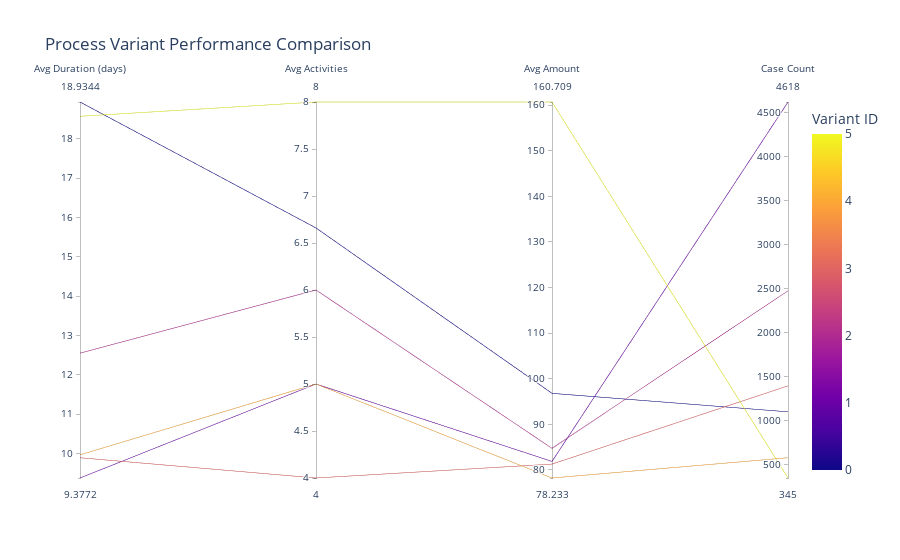

The code cell stored with this chart in its notebook:
### Code cell
# 6. Performance Benchmarking
# =========================

print("\n--- Performance Benchmarking ---")

# Compare performance metrics across different process variants
variant_performance = case_data.groupby('variant_id').agg({
    'duration_days': ['mean', 'median', 'std', 'count'],
    'activity_count': 'mean',
    'case:Amount': 'mean'
}).reset_index()

# Flatten multi-level columns
variant_performance.columns = ['_'.join(col).strip('_') if col[1] else col[0] for col in variant_performance.columns]

print("\nPerformance Metrics by Process Variant:")
print(variant_performance)

# Map variant_id to numerical values for coloring
variant_id_mapping = {variant: idx for idx, variant in enumerate(variant_performance['variant_id'].unique())}
variant_performance['variant_id_num'] = variant_performance['variant_id'].map(variant_id_mapping)

# Visualize performance comparison
fig = px.parallel_coordinates(
    variant_performance,
    dimensions=['duration_days_mean', 'activity_count_mean', 'case:Amount_mean', 'duration_days_count'],
    color='variant_id_num',
    labels={
        'duration_days_mean': 'Avg Duration (days)',
        'activity_count_mean': 'Avg Activities',
        'case:Amount_mean': 'Avg Amount',
        'duration_days_count': 'Case Count',
        'variant_id_num': 'Variant ID'
    },
    title='Process Variant Performance Comparison'
)
fig.show()

### Figure 1 — Plotly figure (JSON) as saved in the notebook; plotly's stock layout.template omitted (floating-point values rounded to 4 significant figures)
{"data": [{"dimensions": [{"label": "Avg Duration (days)", "values": [18.93, 9.377, 12.55, 9.892, 9.966, 18.57]}, {"label": "Avg Activities", "values": [6.66, 5.0, 6.0, 4.0, 5.0, 8.0]}, {"label": "Avg Amount", "values": [96.81, 81.87, 84.74, 81.29, 78.23, 160.7]}, {"label": "Case Count", "values": [1097, 4618, 2473, 1392, 575, 345]}], "domain": {"x": [0, 1], "y": [0, 1]}, "line": {"color": [0, 1, 2, 3, 4, 5], "coloraxis": "coloraxis"}, "name": "", "type": "parcoords"}], "layout": {"coloraxis": {"colorbar": {"title": {"text": "Variant ID"}}, "colorscale": [[0, "#0d0887"], [0.1111, "#46039f"], [0.2222, "#7201a8"], [0.3333, "#9c179e"], [0.4444, "#bd3786"], [0.5556, "#d8576b"], [0.6667, "#ed7953"], [0.7778, "#fb9f3a"], [0.8889, "#fdca26"], [1, "#f0f921"]]}, "legend": {"tracegroupgap": 0}, "title": {"text": "Process Variant Performance Comparison"}}}
